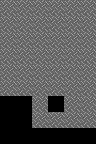

A 2D game scene composited from a Tiled map and its tileset images. What follows is a short description and the map's XML, with every tile layer's data as written:
An orthogonal 6x9 tile map with 16x16 px tiles, 1 tile layer (tiles), 2 tilesets and 5 objects.

<map version="1.10" tiledversion="1.10.2" orientation="orthogonal" renderorder="right-down" width="6" height="9" tilewidth="16" tileheight="16" infinite="0" nextlayerid="3" nextobjectid="9">
 <tileset firstgid="1" source="../../../../tools/soko/templateTiledProject/tilesheet.tsx" />
 <tileset firstgid="65" source="../../../../tools/soko/templateTiledProject/soko_entities.tsx" />
 <layer id="1" name="tiles" width="6" height="9">
  <data encoding="csv">
2,2,2,2,2,2,
2,2,2,2,2,2,
2,2,2,2,2,2,
2,2,2,2,2,2,
2,2,2,2,2,2,
2,2,2,2,2,2,
0,0,2,0,2,2,
0,0,2,2,2,2,
0,0,0,0,0,0
</data>
 </layer>
 <objectgroup id="2" name="entities">
  <object id="1" gid="65" x="64" y="112" width="16" height="16">
   <properties>
    <property name="gamemode" value="SOKO_EULER" />
   </properties>
  </object>
  <object id="2" gid="66" x="48" y="80" width="16" height="16">
   <properties>
    <property name="sticky" type="bool" value="false" />
    <property name="trail" type="bool" value="false" />
   </properties>
  </object>
  <object id="3" gid="66" x="32" y="64" width="16" height="16">
   <properties>
    <property name="sticky" type="bool" value="false" />
    <property name="trail" type="bool" value="false" />
   </properties>
  </object>
  <object id="4" gid="66" x="64" y="96" width="16" height="16">
   <properties>
    <property name="sticky" type="bool" value="true" />
    <property name="trail" type="bool" value="false" />
   </properties>
  </object>
  <object id="7" gid="66" x="16" y="48" width="16" height="16">
   <properties>
    <property name="sticky" type="bool" value="false" />
    <property name="trail" type="bool" value="false" />
   </properties>
  </object>
 </objectgroup>
</map>
